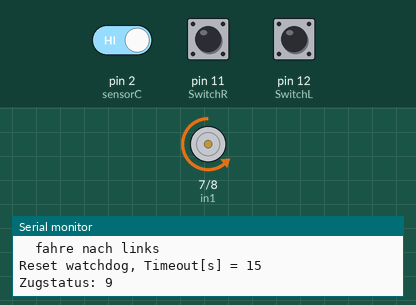
Simulated run of this sketch. Board: Arduino Uno, built with avr-gcc and run on an emulated ATmega328P. Shown: motor-driver pin pairs drawn as motors (green arrow = first pin HIGH = forward, orange = second pin HIGH = backward, longer = more drive, scaled by the enable pin), the last lines printed to the serial monitor. The test bench sets the inputs (shaded band); at power-on: pin 12 (SwitchL) HIGH, pin 2 (sensorC) HIGH, pin 11 (SwitchR) HIGH.

Above: at 1.3 s.
1.4 s: pin 12 (SwitchL) pulled LOW for 0.15 s
At 3.14 s:
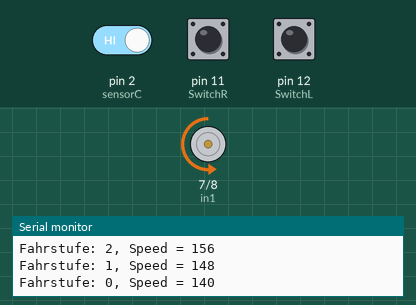
At 3.7 s:
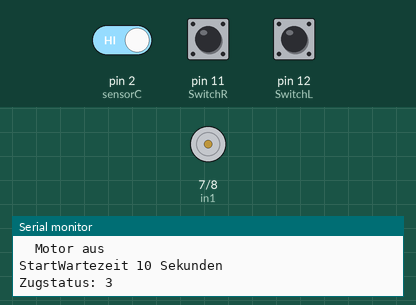
4.5 s: pin 2 (sensorC) driven LOW
6.0 s: pin 11 (SwitchR) pulled LOW for 0.15 s
Timing chart, 0 to 9.0 s (numbered marks = the images above; inputs shaded):
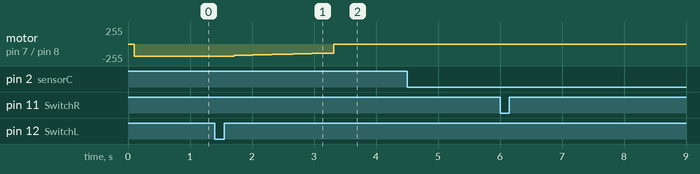

The sketch:

Pendelzugsteuerung_V2.0.ino
```cpp
// LGB Pendelzugsteuerung, 26.11.2022
// 18_Arduino_Projects_eBook_Rui_Santos
// https://www.etechnophiles.com/change-frequency-pwm-pins-arduino-uno/
// Arduino UNO PWM frequency for D5 & D6: 976.56 Hz (The DEFAULT)
// - Motor läuft bei ca. 60 an (~ 3V)
// PWM 31,3 kHz: Motor läuft erst bei ca. 160 an (~ 7V)

// 05.12.2022   V2.1 Zugstatus-Methoden verfeinert
// 07.12.2022   V2.2  Timeout-Methoden ok
// 08.12.2022   V2.3  Datentyp millis() long in ulong

const char* PROGVER = "=== Pendelzugsteuerung V2.3 ===";

// Arduino UNO
const int enb = 10;  // PWM-Pin an Motormodul, pin 6 nutzt Timer 0, 10 nutzt Timer1
const int in1 = 7;   // Output-Pin zu input 1 am Motormoduls
const int in2 = 8;   // Output-Pin zu input 2 am Motormodul

// 10 UND 13 NICHT GEEIGNET für Magnetschalter, evtl. kein Pullup-R
const int SwitchL = 12;  // ex 14 ; // Analog Pin 0 Haltepunkt A
const int SwitchR = 11;  // ex 15; // Analog Pin 1 Haltepunkt B
const int sensorC = 2;   // Digital Pin 2 sonstiges

// Parameter für Richtung(), wie enums...
const int links = 0;
const int rechts = 1;
const int stopp = 2;

/*
enum Richtungen
{
  richtung_links,
  richtung_rechts,
  richtung_stopp
};
*/

// Fahrkonstanten
const int halt_links_s = 10;   // Stillstandszeit links in Sekunden
const int halt_rechts_s = 10;  // Stillstandszeit rechts in Sekunden
const int TimeoutFahren_s = 20;   // Timeout beim Fahren (wenn kein Sensor erkannt wird)
const int minspeed = 140;      // enb = 9, 10: 140; enb = 5, 6 : 64
const int fullspeed = 220;
// Anfahren und bremsen
const int FahrstufenAnzahl = 10;  // Anzahl Geschwindigkeitsstufen beim Anfahren und Bremsen
const int accel_zeit_s = 10;      // Beschleunigungszeit in Sekunden
const int Bremszeit_s = 3;        // Bremszeit in Sekunden
unsigned long stepzeit_ms = 0;    // Dauer einer Geschwindigkeitsstufe
unsigned long stepstart_ms = 0;   // Anfangszeit einer Geschwindigkeitsstufe

int zugstatus = 0;
int zugstatus_alt = -1;
int sensorstatus = 0;             // aktueller Sensorstatus
int sensorstatus_alt = -1;        // alter Sensorstatus
int richtung = links;             // aktuelle Fahrtrichtung
int speed;                        // interner Wert für PWM analog out
int fahrstufe;                    // aktuelle Fahrstufe
unsigned long now_ms = 0;         // aktuelle Zeit in Millisekunden
unsigned long wartezeitstart_ms;  // Beginn der Wartezeit in Millisekunden
unsigned long wartezeit_ms;       // Wartezeit in Millisekunden
unsigned long watchstart_ms;      // Beginn der Timeout-Zeit in Millisekunden
unsigned long timeout_ms;         // Timeout-Zeit in Sekunden


// Einstellen der Geschwindigkeit entsprechend der Fahrstufe
void Schnell() {
  if (fahrstufe < 0) fahrstufe = 0;
  if (fahrstufe > FahrstufenAnzahl) fahrstufe = FahrstufenAnzahl;

  speed = GetSpeed(fahrstufe);
  analogWrite(enb, speed);

  Serial.print("Fahrstufe: ");
  Serial.print(fahrstufe);
  Serial.print(", Speed = ");
  Serial.println(speed);
}

void Richtung(int r) {
  //Serial.print("Richtung: "); Serial.println(r);
  richtung = r;
  if (r == links) {
    digitalWrite(in1, LOW);   // set pin 2 on L293D low
    digitalWrite(in2, HIGH);  // set pin 7 on L293D high
    Serial.println("  fahre nach links");
  } else if (r == rechts) {
    digitalWrite(in1, HIGH);  // set pin 2 on L293D high
    digitalWrite(in2, LOW);   // set pin 7 on L293D low
    Serial.println("  fahre nach rechts");
  } else {
    // Motor ausschalten
    digitalWrite(in1, LOW);  // set pin 2 on L293D low
    digitalWrite(in2, LOW);  // set pin 7 on L293D low
    Serial.println("  Motor aus");
  }
}

// Umrechnung Fahrstufe -> PWM-Ausgabeweet
int GetSpeed(int fahrstufe) {
  // map(value, fromLow, fromHigh, toLow, toHigh)
  return map(fahrstufe, 0, FahrstufenAnzahl, minspeed, fullspeed);
}

// Zum Anfahren die Fahrstufendauer berechnen
void StartBeschleunigen() {
  Serial.println("StartBeschleunigen");
  stepzeit_ms = accel_zeit_s * 1000 / FahrstufenAnzahl;  // Beschleunigungszeit in Millisekunden / speedsteps
  Serial.print(" - Beschl.-zeit / Fahrstufe [ms]: ");
  Serial.println(stepzeit_ms);
  stepstart_ms = now_ms;
}

// Beschleunigung ist zu Ende, wenn höchste Fahrstufe beginnt
bool BeschleunigenEnde()
{
  //Serial.println("BeschleunigenEnde");
  bool full = false;
  if (now_ms > stepstart_ms + stepzeit_ms)  // Stufenzeit abgelaufen?
  {
    if (fahrstufe < FahrstufenAnzahl) {
      fahrstufe++;
      Schnell();
      stepstart_ms = now_ms;
    }
    else {
      full = true;
    }
  }
  return full;
}

void StartBremsen() {
  Serial.println("StartBremsen");
  //TODO Bremszeit und Bremsschritte berechnen, Anfangswerte setzen, Zustand setzen
  stepzeit_ms = Bremszeit_s * 1000 / FahrstufenAnzahl;  // Beschleunigungszeit in Millisekunden je Fahrstufe
  Serial.print(" - Bremszeit / Fahrstufe [ms]: ");
  Serial.println(stepzeit_ms);
  stepstart_ms = now_ms;
}

bool BremsenEnde() {
  bool standstill = false;
  if (now_ms > stepstart_ms + stepzeit_ms)
  {
    // Stufenzeit abgelaufen
    if (fahrstufe > 0) {
      // solange speed verringern, bis auf startspeed
      fahrstufe--;
      Schnell();
      stepstart_ms = now_ms;
    }
    else {
      standstill = true;
    }
  }
  return standstill;
}

void StartWartezeit(int wartesekunden) {
  Serial.print("StartWartezeit ");
  Serial.print(wartesekunden);
  Serial.println(" Sekunden");
  wartezeitstart_ms = millis();
  wartezeit_ms = wartesekunden * 1000;
}

// true, wenn Wartezeit zu Ende ist
bool WartezeitEnde() {
  bool ende = (now_ms - wartezeitstart_ms > wartezeit_ms);
  if (ende) Serial.println("Wartezeit Ende");
  return ende;
}

// Watchdog einstellen und starten, Timeout in Sekunden
void ResetWatchdog(int to_s) {
  watchstart_ms = millis();
  timeout_ms = to_s * 1000;
  Serial.print("Reset watchdog, Timeout[s] = "); Serial.println(to_s);
}

// Zyklisch aufzurufende Watchdog-Funktion
void Watchdog() {
  if (watchstart_ms + timeout_ms > now_ms) {
    zugstatus = 10;
    Serial.println("Timeout!");
  }
}

bool IsTimeout()
{
  bool to = (now_ms > watchstart_ms + timeout_ms);
  //if (to) Serial.println(" TO "); else Serial.print("w");
  return to;
}

// Code nach Programmstart
void setup() {
  Serial.begin(115200);
  delay(100);
  Serial.println(PROGVER);

  // Setzt Timer0 (Pin 5 und 6), beeinflusst delay(), millis(), micros()
  //TCCR0B = TCCR0B & B11111000 | 0x01; // Teiler 1, for PWM frequency of 62,5 kHz
  //TCCR0B = TCCR0B & B11111000 | 0x02; // Teiler 8, for PWM frequency of 7812.50 Hz
  //TCCR0B = TCCR0B & B11111000 | 0x03; // Teiler 64, for PWM frequency of 976.56 Hz (The DEFAULT)
  //TCCR0B = TCCR0B & B11111000 | 0x04; // Teiler 256, for PWM frequency of 244.14 Hz
  //TCCR0B = TCCR0B & B11111000 | 0x05; // Teiler 1024, for PWM frequency of 61.04 Hz

  TCCR1B = TCCR1B & 0b11111000 | 0x01;  // Setzt Timer1 (Pin 9 und 10) auf 31,3 kHz
  //TCCR2B = TCCR2B & 0b11111000 | 0x01; // Setzt Timer2 (Pin 3 und 11) auf 31,3 kHz

  pinMode(in1, OUTPUT);
  pinMode(in2, OUTPUT);
  pinMode(enb, OUTPUT);
  pinMode(SwitchL, INPUT_PULLUP);
  pinMode(SwitchR, INPUT_PULLUP);
  pinMode(sensorC, INPUT_PULLUP);

  Serial.println("Starte Langsamfahrt nach links");
  fahrstufe = FahrstufenAnzahl / 2;
  Schnell();
  Richtung(links);
  ResetWatchdog(15);
  zugstatus = 1;
}


void loop() {
  // put your main code here, to run repeatedly:

  // Zeit des Schleifendurchlaufbeginns merken
  now_ms = millis();
  //Watchdog();

  //=============================================
  // Abfrage der Sensoren und Schalter
  //=============================================

  //Serial.println("Wait for sensor");
  while (1)  //Loop bis SwitchX aktiviert ist
  {
    if (digitalRead(SwitchL) == 0)      sensorstatus = 1;
    else if (digitalRead(SwitchR) == 0) sensorstatus = 2;
    else if (digitalRead(sensorC) == 0) sensorstatus = 3;

    if (sensorstatus != sensorstatus_alt) {
      switch (sensorstatus) {
        case 1:
          Serial.println("+++ Sensor L +++");
          if (richtung == links) {
            zugstatus = 2;
            StartBremsen();
            ResetWatchdog(5);
          }
          break;
        case 2:
          Serial.println("+++ Sensor R +++");
          if (richtung == rechts) {
            zugstatus = 6;
            StartBremsen();
            ResetWatchdog(5);
          }
          break;  //SwitchR ist gegen 0 geschaltet

        case 3:
          Serial.println("+++ switch C +++");
          zugstatus = 10;
          break;  //SensorC ist gegen 0 geschaltet
      }
      sensorstatus_alt = sensorstatus;
    }
    break;  // immer loop beenden, weiter im Programm
  }

  // Statusmaschine
  switch (zugstatus) {
    case 1:  // Startzustand, Bewegung nach links, relativ langsam
      zugstatus = 9;
      break;
    case 2:  // FL, SWL erkannt: Bewegung nach links, Bremsen, Stop
      if (BremsenEnde()) {
        Richtung(stopp);
        StartWartezeit(halt_links_s);
        zugstatus = 3;
      }
      break;
    case 3:  // Warten links: Haltezeit abwarten
      //ResetWatchdog(1);
      if (WartezeitEnde()) {
        Richtung(rechts);
        StartBeschleunigen();
        zugstatus = 4;
      }
      break;

    case 4:  // FR: Bewegung nach rechts, Beschleunigen
      if (BeschleunigenEnde()) {
        ResetWatchdog(TimeoutFahren_s);
        zugstatus = 5;
      }
      break;

    case 5:  // FR schnell: Bewegung nach rechts, volle Geschw. bis Sensor aktiv oder Timeout
      if (IsTimeout())
      {
        StartBremsen();
        zugstatus = 6;
      }
      break;

    case 6:  // FR, SWR erkannt - Bewegung nach rechts, Bremsen, Stop
      if (BremsenEnde()) {
        Richtung(stopp);
        StartWartezeit(halt_rechts_s);
        zugstatus = 7;
      }
      break;

    case 7:  // Stop rechts - Haltezeit rechts abwarten
      if (WartezeitEnde()) {
        StartBeschleunigen();
        Richtung(links);
        zugstatus = 8;
      }
      break;

    case 8:  // FL - Bewegung nach links, Beschleunigen
      if (BeschleunigenEnde()) {
        zugstatus = 9;
        ResetWatchdog(TimeoutFahren_s);
      }
      break;

    case 9:  // FL schnell - Bewegung nach links, volle Geschw. bis SwitchR aktiv oder Timeout
      if (IsTimeout())
      {
        StartBremsen();
        zugstatus = 2;
      }
      break;

    case 10:  // Fehler - sofortiger Stop
      Serial.print("!!! FEHLERSTATUS !!!");
      ResetWatchdog(10);
      Richtung(stopp);
      break;
  }

  if (zugstatus != zugstatus_alt) {
    Serial.print("Zugstatus: ");
    Serial.println(zugstatus);
    zugstatus_alt = zugstatus;
  }
  delay(50);
}
```

Measured:
- after the input at 1.4 s, motor on pin 7 (in1) / pin 8 (in2): moves from backward 180/255 to stopped over 1.6 s, starting after 0.31 s
